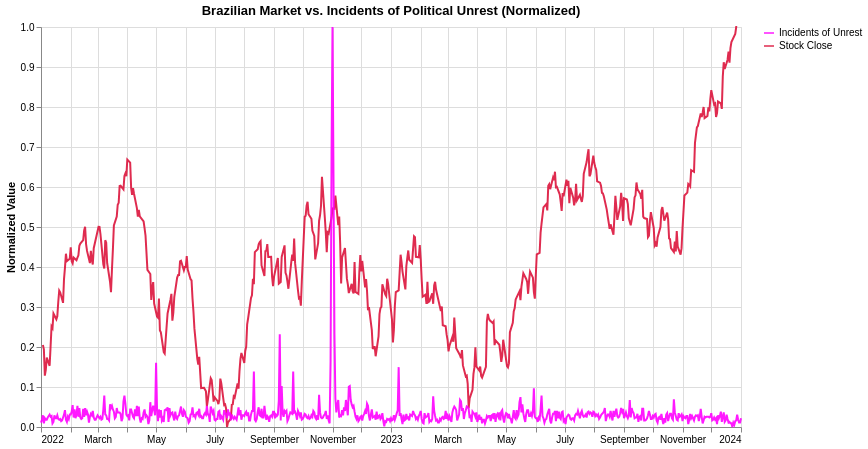

Describe this chart as a Vega-Lite specification.
### Vega-Lite specification from a JSON file in a GitHub repository (floating-point values rounded to 4 significant figures; data arrays with more than 128 entries replaced by an {"elided": "..."} marker saying what was removed)
{"usermeta": {"embedOptions": {"theme": "dark"}}, "config": {"view": {"continuousWidth": 300, "continuousHeight": 300}}, "data": {"name": "data-53f9c4fa4625fe3975ee8837f3ec7cc9"}, "mark": {"type": "line", "opacity": 0.9}, "encoding": {"color": {"field": "series", "scale": {"range": ["magenta", "crimson"]}, "title": "", "type": "nominal"}, "tooltip": [{"field": "Date", "type": "temporal"}, {"field": "series", "type": "nominal"}, {"field": "value", "type": "quantitative"}], "x": {"axis": {"title": null}, "field": "Date", "type": "temporal"}, "y": {"field": "value", "title": "Normalized Value", "type": "quantitative"}}, "height": 400, "title": "Brazilian Market vs. Incidents of Political Unrest (Normalized)", "width": 700, "$schema": "https://vega.github.io/schema/vega-lite/v5.20.1.json", "datasets": {"data-53f9c4fa4625fe3975ee8837f3ec7cc9": {"elided": "1229 records"}}}
